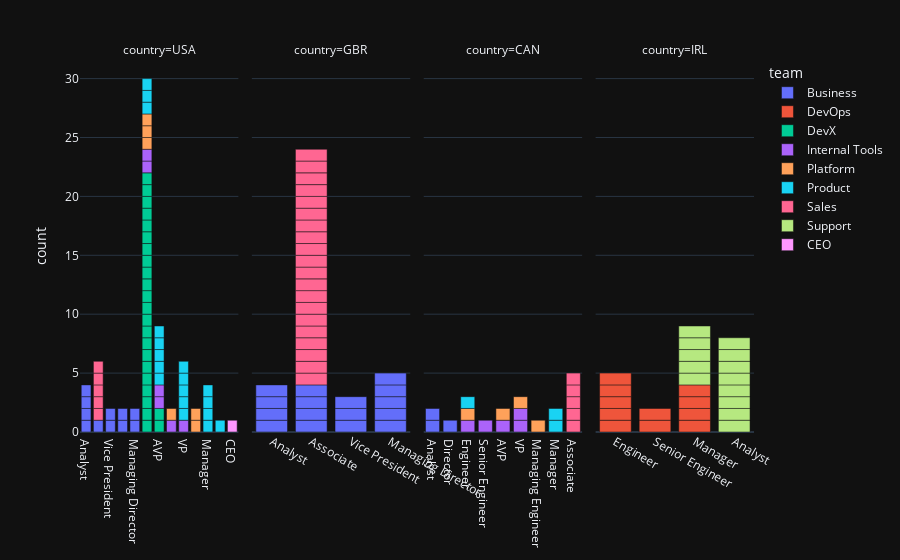

Notebook cell for this chart:
### Code cell
import plotly.express as px

fig = px.bar(
    expanded_df,
    x="title",
    color="team",
    hover_name="name",
    hover_data=["team", "tz", "city","manager","languages"],
    facet_col="country",
    template="plotly_dark",
)
fig.update_xaxes(matches=None, title_text=None)

### Figure 1 — Plotly figure (JSON) as saved in the notebook; plotly's stock layout.template omitted (floating-point values rounded to 4 significant figures)
{"data": [{"alignmentgroup": "True", "customdata": [["Business", "EST", "New York", "Gary Ramsey", ["Python"]], ["Business", "EST", "New York", "Roberto Johnson", ["Java", "Typescript", "Python"]], ["Business", "EST", "New York", "Christopher Long", ["Go"]], ["Business", "EST", "New York", "Christopher Long", ["JavaScript"]], ["Business", "EST", "New York", "Roberto Johnson", ["Java"]], ["Business", "EST", "New York", "Shawn Gutierrez Jr.", ["Typescript"]], ["Business", "EST", "New York", "Yolanda Holden", ["Typescript", "Python"]], ["Business", "EST", "New York", "Christopher Long", []], ["Business", "EST", "New York", "Shawn Gutierrez Jr.", []], ["Business", "EST", "New York", "Gary Ramsey", ["Java", "Typescript", "JavaScript", "Python"]], ["Business", "EST", "New York", "Gary Ramsey", []]], "hovertemplate": "<b>%{hovertext}</b><br><br>team=%{customdata[0]}<br>country=USA<br>title=%{x}<br>count=%{y}<br>tz=%{customdata[1]}<br>city=%{customdata[2]}<br>manager=%{customdata[3]}<br>languages=%{customdata[4]}<extra></extra>", "hovertext": ["Michael David", "Megan Mason", "Alexander Rivera", "Mr. Joshua Hess Jr.", "Wendy Taylor", "Jonathan Henderson", "Lori Jordan", "Jennifer Shelton", "Robert Holden", "Diana Watkins", "Shawn Gutierrez Jr."], "legendgroup": "Business", "marker": {"color": "#636efa", "pattern": {"shape": ""}}, "name": "Business", "offsetgroup": "Business", "orientation": "v", "showlegend": true, "textposition": "auto", "type": "bar", "x": ["Analyst", "Analyst", "Analyst", "Analyst", "Associate", "Vice President", "Vice President", "Director", "Director", "Managing Director", "Managing Director"], "xaxis": "x", "y": [1, 1, 1, 1, 1, 1, 1, 1, 1, 1, 1], "yaxis": "y"}, {"alignmentgroup": "True", "customdata": [["Business", "UTC", "London", "Gary Ramsey", ["Java", "Typescript", "JavaScript"]], ["Business", "UTC", "London", "Roberto Johnson", ["Java", "JavaScript"]], ["Business", "UTC", "London", "Shawn Gutierrez Jr.", ["Go", "JavaScript", "Python"]], ["Business", "UTC", "London", "Benjamin Shelton", ["JavaScript"]], ["Business", "UTC", "London", "Roberto Johnson", []], ["Business", "UTC", "London", "Diana Watkins", []], ["Business", "UTC", "London", "Christopher Long", []], ["Business", "UTC", "London", "Christopher Long", ["Go"]], ["Business", "UTC", "London", "Roberto Johnson", []], ["Business", "UTC", "London", "Roberto Johnson", ["Java", "Typescript"]], ["Business", "UTC", "London", "Yolanda Holden", ["Java", "JavaScript"]], ["Business", "UTC", "London", "Brittany Palmer", ["Java"]], ["Business", "UTC", "London", "Gary Ramsey", []], ["Business", "UTC", "London", "Gary Ramsey", ["Java", "Scala", "JavaScript", "Python"]], ["Business", "UTC", "London", "Gary Ramsey", ["Go", "Java", "JavaScript", "Python"]], ["Business", "UTC", "London", "Gary Ramsey", ["JavaScript", "Java", "Typescript", "Python"]]], "hovertemplate": "<b>%{hovertext}</b><br><br>team=%{customdata[0]}<br>country=GBR<br>title=%{x}<br>count=%{y}<br>tz=%{customdata[1]}<br>city=%{customdata[2]}<br>manager=%{customdata[3]}<br>languages=%{customdata[4]}<extra></extra>", "hovertext": ["Justin Thomas", "Heather Jones", "Andrea Johnson", "Stacy Underwood", "Rhonda Howell", "Amanda Thomas", "Kenneth Garrett", "David Richardson", "Antonio Liu", "Ashley Morgan", "April Woods", "Gary Ramsey", "Roberto Johnson", "Christopher Long", "Benjamin Shelton", "Yolanda Holden"], "legendgroup": "Business", "marker": {"color": "#636efa", "pattern": {"shape": ""}}, "name": "Business", "offsetgroup": "Business", "orientation": "v", "showlegend": false, "textposition": "auto", "type": "bar", "x": ["Analyst", "Analyst", "Analyst", "Analyst", "Associate", "Associate", "Associate", "Associate", "Vice President", "Vice President", "Vice President", "Managing Director", "Managing Director", "Managing Director", "Managing Director", "Managing Director"], "xaxis": "x2", "y": [1, 1, 1, 1, 1, 1, 1, 1, 1, 1, 1, 1, 1, 1, 1, 1], "yaxis": "y2"}, {"alignmentgroup": "True", "customdata": [["Business", "EST", "Toronto", "Gary Ramsey", []], ["Business", "EST", "Toronto", "Diana Watkins", ["Java", "Python"]], ["Business", "EST", "Toronto", "Diana Watkins", ["Java"]]], "hovertemplate": "<b>%{hovertext}</b><br><br>team=%{customdata[0]}<br>country=CAN<br>title=%{x}<br>count=%{y}<br>tz=%{customdata[1]}<br>city=%{customdata[2]}<br>manager=%{customdata[3]}<br>languages=%{customdata[4]}<extra></extra>", "hovertext": ["Dennis Smith", "Debra Perez", "Veronica Lucas"], "legendgroup": "Business", "marker": {"color": "#636efa", "pattern": {"shape": ""}}, "name": "Business", "offsetgroup": "Business", "orientation": "v", "showlegend": false, "textposition": "auto", "type": "bar", "x": ["Analyst", "Analyst", "Director"], "xaxis": "x3", "y": [1, 1, 1], "yaxis": "y3"}, {"alignmentgroup": "True", "customdata": [["DevOps", "UTC", "Dublin", "Brittany Palmer", ["Java", "JavaScript"]], ["DevOps", "UTC", "Dublin", "Jessica Jordan", ["Go", "JavaScript", "Python"]], ["DevOps", "UTC", "Dublin", "Jessica Jordan", ["Java", "Typescript"]], ["DevOps", "UTC", "Dublin", "Kimberly Payne", []], ["DevOps", "UTC", "Dublin", "Stephanie King", []], ["DevOps", "UTC", "Dublin", "Brittany Palmer", []], ["DevOps", "UTC", "Dublin", "Erika Bright", ["JavaScript", "Typescript"]], ["DevOps", "UTC", "Dublin", "Brittany Palmer", ["Go", "JavaScript"]], ["DevOps", "UTC", "Dublin", "Jessica Jordan", []], ["DevOps", "UTC", "Dublin", "Jessica Jordan", ["Erlang", "Scala", "Python"]], ["DevOps", "UTC", "Dublin", "Jessica Jordan", ["Python"]]], "hovertemplate": "<b>%{hovertext}</b><br><br>team=%{customdata[0]}<br>country=IRL<br>title=%{x}<br>count=%{y}<br>tz=%{customdata[1]}<br>city=%{customdata[2]}<br>manager=%{customdata[3]}<br>languages=%{customdata[4]}<extra></extra>", "hovertext": ["Cheryl Mann", "James Carroll", "Alyssa Green", "Karen Rivera", "Brandi Weeks", "Bridget Gonzales", "Diamond Foley", "Jessica Jordan", "Erika Bright", "Kimberly Payne", "Stephanie King"], "legendgroup": "DevOps", "marker": {"color": "#EF553B", "pattern": {"shape": ""}}, "name": "DevOps", "offsetgroup": "DevOps", "orientation": "v", "showlegend": true, "textposition": "auto", "type": "bar", "x": ["Engineer", "Engineer", "Engineer", "Engineer", "Engineer", "Senior Engineer", "Senior Engineer", "Manager", "Manager", "Manager", "Manager"], "xaxis": "x4", "y": [1, 1, 1, 1, 1, 1, 1, 1, 1, 1, 1], "yaxis": "y4"}, {"alignmentgroup": "True", "customdata": [["DevX", "EST", "Fort Lauderdale", "Brittany Palmer", ["Java", "JavaScript"]], ["DevX", "EST", "Fort Lauderdale", "Jonathan Watson", []], ["DevX", "EST", "Fort Lauderdale", "Jonathan Watson", ["JavaScript", "Python"]], ["DevX", "EST", "Fort Lauderdale", "Jonathan Watson", ["Go", "Java"]], ["DevX", "EST", "Fort Lauderdale", "Jonathan Watson", ["Go", "JavaScript", "Python", "Java", "Typescript"]], ["DevX", "EST", "Fort Lauderdale", "Jonathan Watson", ["JavaScript"]], ["DevX", "EST", "Fort Lauderdale", "Jonathan Watson", ["Go", "JavaScript", "Python"]], ["DevX", "EST", "Fort Lauderdale", "Jonathan Watson", ["Java", "JavaScript"]], ["DevX", "EST", "Fort Lauderdale", "Jonathan Watson", []], ["DevX", "EST", "Fort Lauderdale", "Jonathan Watson", []], ["DevX", "EST", "Fort Lauderdale", "Jonathan Watson", ["Python"]], ["DevX", "EST", "Fort Lauderdale", "Randall Tran", []], ["DevX", "EST", "Fort Lauderdale", "Randall Tran", []], ["DevX", "EST", "Fort Lauderdale", "Randall Tran", []], ["DevX", "EST", "Fort Lauderdale", "Randall Tran", ["Python"]], ["DevX", "EST", "Fort Lauderdale", "Cindy Jacobs", ["Go", "Java", "JavaScript", "Python"]], ["DevX", "EST", "Fort Lauderdale", "Cindy Jacobs", ["Go", "Typescript"]], ["DevX", "EST", "Fort Lauderdale", "Cindy Jacobs", ["Go", "Typescript"]], ["DevX", "EST", "Fort Lauderdale", "Cindy Jacobs", ["Typescript", "Python"]], ["DevX", "EST", "Fort Lauderdale", "Cindy Jacobs", ["JavaScript"]], ["DevX", "EST", "Fort Lauderdale", "Cindy Jacobs", ["JavaScript", "Java", "Typescript"]], ["DevX", "EST", "Fort Lauderdale", "Cindy Jacobs", ["JavaScript", "Python"]], ["DevX", "EST", "Fort Lauderdale", "Brittany Palmer", ["Java", "Scala", "JavaScript", "Python"]], ["DevX", "EST", "Fort Lauderdale", "Randall Tran", ["Java", "Scala", "JavaScript"]]], "hovertemplate": "<b>%{hovertext}</b><br><br>team=%{customdata[0]}<br>country=USA<br>title=%{x}<br>count=%{y}<br>tz=%{customdata[1]}<br>city=%{customdata[2]}<br>manager=%{customdata[3]}<br>languages=%{customdata[4]}<extra></extra>", "hovertext": ["Jonathan Watson", "Ebony Bass", "Joshua Thomas", "Brandi Hutchinson", "Jason Dalton", "Curtis Hernandez", "Joyce Smith", "Grant Vega", "Jennifer Bennett", "Phillip Perry", "Mr. Brandon Ross", "Kimberly Smith", "Erin Ramirez", "Rita Brown", "Jaime Jones", "Diamond Bruce", "Christina Johnson", "Zoe Anderson", "Lisa Adams", "Kimberly Rivas", "Rebecca Campbell", "Timothy West", "Randall Tran", "Cindy Jacobs"], "legendgroup": "DevX", "marker": {"color": "#00cc96", "pattern": {"shape": ""}}, "name": "DevX", "offsetgroup": "DevX", "orientation": "v", "showlegend": true, "textposition": "auto", "type": "bar", "x": ["Engineer", "Engineer", "Engineer", "Engineer", "Engineer", "Engineer", "Engineer", "Engineer", "Engineer", "Engineer", "Engineer", "Engineer", "Engineer", "Engineer", "Engineer", "Engineer", "Engineer", "Engineer", "Engineer", "Engineer", "Engineer", "Engineer", "AVP", "AVP"], "xaxis": "x", "y": [1, 1, 1, 1, 1, 1, 1, 1, 1, 1, 1, 1, 1, 1, 1, 1, 1, 1, 1, 1, 1, 1, 1, 1], "yaxis": "y"}, {"alignmentgroup": "True", "customdata": [["Internal Tools", "PST", "Seattle", "Victor Villegas", ["Typescript"]], ["Internal Tools", "PST", "Seattle", "Victor Villegas", []], ["Internal Tools", "PST", "Seattle", "Victor Villegas", ["Scala", "Typescript", "Python"]], ["Internal Tools", "PST", "Seattle", "Victor Villegas", ["Scala", "JavaScript"]], ["Internal Tools", "PST", "Seattle", "Victor Villegas", ["JavaScript"]], ["Internal Tools", "PST", "Seattle", "Brittany Palmer", ["Scala", "Typescript", "Python"]]], "hovertemplate": "<b>%{hovertext}</b><br><br>team=%{customdata[0]}<br>country=USA<br>title=%{x}<br>count=%{y}<br>tz=%{customdata[1]}<br>city=%{customdata[2]}<br>manager=%{customdata[3]}<br>languages=%{customdata[4]}<extra></extra>", "hovertext": ["Amy Richards", "Christine Bernard", "Mr. Brian Jordan", "Corey Cobb", "Abigail Nielsen", "Shannon Fleming"], "legendgroup": "Internal Tools", "marker": {"color": "#ab63fa", "pattern": {"shape": ""}}, "name": "Internal Tools", "offsetgroup": "Internal Tools", "orientation": "v", "showlegend": true, "textposition": "auto", "type": "bar", "x": ["Engineer", "Engineer", "Senior Engineer", "AVP", "AVP", "VP"], "xaxis": "x", "y": [1, 1, 1, 1, 1, 1], "yaxis": "y"}, {"alignmentgroup": "True", "customdata": [["Internal Tools", "EST", "Toronto", "Victor Villegas", []], ["Internal Tools", "EST", "Toronto", "Victor Villegas", ["Typescript", "Python"]], ["Internal Tools", "EST", "Toronto", "Victor Villegas", ["JavaScript", "Java", "Typescript"]], ["Internal Tools", "EST", "Toronto", "Shannon Fleming", ["Go"]], ["Internal Tools", "EST", "Toronto", "Shannon Fleming", ["Scala", "Java", "Typescript", "JavaScript"]]], "hovertemplate": "<b>%{hovertext}</b><br><br>team=%{customdata[0]}<br>country=CAN<br>title=%{x}<br>count=%{y}<br>tz=%{customdata[1]}<br>city=%{customdata[2]}<br>manager=%{customdata[3]}<br>languages=%{customdata[4]}<extra></extra>", "hovertext": ["Kimberly Burke", "Mary Collier", "Scott Vasquez", "Victor Villegas", "Christopher Ramirez"], "legendgroup": "Internal Tools", "marker": {"color": "#ab63fa", "pattern": {"shape": ""}}, "name": "Internal Tools", "offsetgroup": "Internal Tools", "orientation": "v", "showlegend": false, "textposition": "auto", "type": "bar", "x": ["Engineer", "Senior Engineer", "AVP", "VP", "VP"], "xaxis": "x3", "y": [1, 1, 1, 1, 1], "yaxis": "y3"}, {"alignmentgroup": "True", "customdata": [["Platform", "PST", "Seattle", "Brittany Palmer", []], ["Platform", "PST", "Seattle", "Patricia Garcia", ["Typescript", "JavaScript", "Python"]], ["Platform", "PST", "Seattle", "Patricia Garcia", ["JavaScript", "Python"]], ["Platform", "PST", "Seattle", "Patricia Garcia", ["Java", "JavaScript"]], ["Platform", "PST", "Seattle", "Patricia Garcia", ["JavaScript", "Typescript", "Python"]], ["Platform", "PST", "Seattle", "Patricia Garcia", ["JavaScript", "Java", "Typescript"]]], "hovertemplate": "<b>%{hovertext}</b><br><br>team=%{customdata[0]}<br>country=USA<br>title=%{x}<br>count=%{y}<br>tz=%{customdata[1]}<br>city=%{customdata[2]}<br>manager=%{customdata[3]}<br>languages=%{customdata[4]}<extra></extra>", "hovertext": ["Cameron Collins", "Stephanie Hart", "Christopher Thornton", "Elizabeth Hamilton", "Kristin Moore", "Douglas Sellers"], "legendgroup": "Platform", "marker": {"color": "#FFA15A", "pattern": {"shape": ""}}, "name": "Platform", "offsetgroup": "Platform", "orientation": "v", "showlegend": true, "textposition": "auto", "type": "bar", "x": ["Engineer", "Engineer", "Engineer", "Senior Engineer", "Managing Engineer", "Managing Engineer"], "xaxis": "x", "y": [1, 1, 1, 1, 1, 1], "yaxis": "y"}, {"alignmentgroup": "True", "customdata": [["Platform", "EST", "Toronto", "Patricia Garcia", []], ["Platform", "EST", "Toronto", "Patricia Garcia", []], ["Platform", "EST", "Toronto", "Patricia Garcia", ["Go", "Java", "Python"]], ["Platform", "EST", "Toronto", "Brittany Palmer", ["Java", "Scala"]]], "hovertemplate": "<b>%{hovertext}</b><br><br>team=%{customdata[0]}<br>country=CAN<br>title=%{x}<br>count=%{y}<br>tz=%{customdata[1]}<br>city=%{customdata[2]}<br>manager=%{customdata[3]}<br>languages=%{customdata[4]}<extra></extra>", "hovertext": ["Maria Mora", "Jeffrey Brown", "Kelly Bass", "Patricia Garcia"], "legendgroup": "Platform", "marker": {"color": "#FFA15A", "pattern": {"shape": ""}}, "name": "Platform", "offsetgroup": "Platform", "orientation": "v", "showlegend": false, "textposition": "auto", "type": "bar", "x": ["Engineer", "Managing Engineer", "AVP", "VP"], "xaxis": "x3", "y": [1, 1, 1, 1], "yaxis": "y3"}, {"alignmentgroup": "True", "customdata": [["Product", "PST", "Seattle", "Theresa Campbell", ["Java"]], ["Product", "PST", "Seattle", "Tina Weeks", ["Typescript"]], ["Product", "PST", "Seattle", "Michelle Nunez", ["Java", "Scala", "JavaScript", "Python"]], ["Product", "EST", "New York", "Brittany Palmer", []], ["Product", "EST", "New York", "Laura Hunter", []], ["Product", "PST", "Seattle", "Laura Hunter", ["JavaScript", "Python"]], ["Product", "PST", "Seattle", "Rodney Adams", ["Java", "Typescript", "Python"]], ["Product", "EST", "New York", "Brittany Palmer", ["Go", "Java"]], ["Product", "PST", "Seattle", "Brittany Palmer", ["JavaScript", "Java", "Typescript", "Python"]], ["Product", "PST", "Seattle", "Bridget Watkins", []], ["Product", "EST", "New York", "Bridget Watkins", []], ["Product", "EST", "New York", "Bridget Watkins", ["Python"]], ["Product", "EST", "New York", "Bridget Watkins", ["Python"]], ["Product", "PST", "Seattle", "Brittany Palmer", []], ["Product", "PST", "Seattle", "Tim Joyce", []], ["Product", "PST", "Seattle", "Tim Joyce", []], ["Product", "PST", "Seattle", "Tim Joyce", ["Typescript"]], ["Product", "EST", "New York", "Tim Joyce", []]], "hovertemplate": "<b>%{hovertext}</b><br><br>team=%{customdata[0]}<br>country=USA<br>title=%{x}<br>count=%{y}<br>tz=%{customdata[1]}<br>city=%{customdata[2]}<br>manager=%{customdata[3]}<br>languages=%{customdata[4]}<extra></extra>", "hovertext": ["Ryan Obrien", "Kelsey Knapp", "Darryl Chang", "Lisa Davis", "Justin Melton", "Jasmine Cross", "Victoria Jacobs", "Emily Hall", "Bridget Watkins", "Laura Hunter", "Theresa Campbell", "Donald Smith", "Rodney Adams", "Tim Joyce", "Tina Weeks", "Evelyn Martin", "Steven Miller", "Michelle Nunez"], "legendgroup": "Product", "marker": {"color": "#19d3f3", "pattern": {"shape": ""}}, "name": "Product", "offsetgroup": "Product", "orientation": "v", "showlegend": true, "textposition": "auto", "type": "bar", "x": ["Engineer", "Engineer", "Engineer", "Manager", "Manager", "Manager", "Manager", "Product Owner", "AVP", "AVP", "AVP", "AVP", "AVP", "VP", "VP", "VP", "VP", "VP"], "xaxis": "x", "y": [1, 1, 1, 1, 1, 1, 1, 1, 1, 1, 1, 1, 1, 1, 1, 1, 1, 1], "yaxis": "y"}, {"alignmentgroup": "True", "customdata": [["Product", "EST", "Toronto", "Rodney Adams", ["Java", "Typescript", "JavaScript"]], ["Product", "EST", "Toronto", "Emily Hall", ["JavaScript"]], ["Product", "EST", "Toronto", "Theresa Campbell", []]], "hovertemplate": "<b>%{hovertext}</b><br><br>team=%{customdata[0]}<br>country=CAN<br>title=%{x}<br>count=%{y}<br>tz=%{customdata[1]}<br>city=%{customdata[2]}<br>manager=%{customdata[3]}<br>languages=%{customdata[4]}<extra></extra>", "hovertext": ["Leonard Miller", "Jodi Kelly", "Ashley Nelson"], "legendgroup": "Product", "marker": {"color": "#19d3f3", "pattern": {"shape": ""}}, "name": "Product", "offsetgroup": "Product", "orientation": "v", "showlegend": false, "textposition": "auto", "type": "bar", "x": ["Engineer", "Manager", "Manager"], "xaxis": "x3", "y": [1, 1, 1], "yaxis": "y3"}, {"alignmentgroup": "True", "customdata": [["Sales", "EST", "New York", "Jeffrey Green", ["JavaScript", "Typescript", "Python"]], ["Sales", "EST", "New York", "Jeffrey Green", ["Erlang", "Java", "Scala"]], ["Sales", "EST", "New York", "Jeffrey Green", ["Typescript", "JavaScript", "Python"]], ["Sales", "EST", "New York", "Jeffrey Green", ["Go", "JavaScript"]], ["Sales", "EST", "New York", "Jeffrey Green", []]], "hovertemplate": "<b>%{hovertext}</b><br><br>team=%{customdata[0]}<br>country=USA<br>title=%{x}<br>count=%{y}<br>tz=%{customdata[1]}<br>city=%{customdata[2]}<br>manager=%{customdata[3]}<br>languages=%{customdata[4]}<extra></extra>", "hovertext": ["Deanna Glass", "Laurie Lee", "Scott Krueger", "Melinda Jones", "Nicholas Murray"], "legendgroup": "Sales", "marker": {"color": "#FF6692", "pattern": {"shape": ""}}, "name": "Sales", "offsetgroup": "Sales", "orientation": "v", "showlegend": true, "textposition": "auto", "type": "bar", "x": ["Associate", "Associate", "Associate", "Associate", "Associate"], "xaxis": "x", "y": [1, 1, 1, 1, 1], "yaxis": "y"}, {"alignmentgroup": "True", "customdata": [["Sales", "UTC", "London", "Brittany Palmer", []], ["Sales", "UTC", "London", "Jeffrey Green", ["JavaScript", "Python"]], ["Sales", "UTC", "London", "Jeffrey Green", ["JavaScript", "Java", "Typescript"]], ["Sales", "UTC", "London", "Jeffrey Green", ["Python"]], ["Sales", "UTC", "London", "Jeffrey Green", ["Java", "JavaScript"]], ["Sales", "UTC", "London", "Jeffrey Green", ["JavaScript", "Scala", "Typescript", "Python"]], ["Sales", "UTC", "London", "Jeffrey Green", ["Go"]], ["Sales", "UTC", "London", "Jeffrey Green", ["Scala"]], ["Sales", "UTC", "London", "Jeffrey Green", []], ["Sales", "UTC", "London", "Jeffrey Green", ["JavaScript"]], ["Sales", "UTC", "London", "Jeffrey Green", []], ["Sales", "UTC", "London", "Jeffrey Green", ["Go", "Java", "Typescript", "Python"]], ["Sales", "UTC", "London", "Jeffrey Green", ["Java", "Typescript"]], ["Sales", "UTC", "London", "Jeffrey Green", ["Typescript"]], ["Sales", "UTC", "London", "Jeffrey Green", ["JavaScript"]], ["Sales", "UTC", "London", "Jeffrey Green", ["Scala", "Java", "Typescript", "JavaScript"]], ["Sales", "UTC", "London", "Jeffrey Green", ["JavaScript"]], ["Sales", "UTC", "London", "Jeffrey Green", []], ["Sales", "UTC", "London", "Jeffrey Green", ["Go", "Java", "Python"]], ["Sales", "UTC", "London", "Jeffrey Green", ["JavaScript", "Java", "Typescript", "Python"]]], "hovertemplate": "<b>%{hovertext}</b><br><br>team=%{customdata[0]}<br>country=GBR<br>title=%{x}<br>count=%{y}<br>tz=%{customdata[1]}<br>city=%{customdata[2]}<br>manager=%{customdata[3]}<br>languages=%{customdata[4]}<extra></extra>", "hovertext": ["Jeffrey Green", "Keith Gillespie", "Norma Harding", "Joshua Cline", "Kelly Martin", "Carrie Paul", "Breanna Casey", "Robert Martin", "Megan Bennett", "Sylvia Patel", "Terri Thomas", "Susan Petersen", "Carolyn Mclaughlin", "Alyssa Smith", "Ronald Clark", "Bryan Fowler", "Maria Molina", "Julia Sanders", "Annette Anderson", "Leslie Leonard"], "legendgroup": "Sales", "marker": {"color": "#FF6692", "pattern": {"shape": ""}}, "name": "Sales", "offsetgroup": "Sales", "orientation": "v", "showlegend": false, "textposition": "auto", "type": "bar", "x": ["Associate", "Associate", "Associate", "Associate", "Associate", "Associate", "Associate", "Associate", "Associate", "Associate", "Associate", "Associate", "Associate", "Associate", "Associate", "Associate", "Associate", "Associate", "Associate", "Associate"], "xaxis": "x2", "y": [1, 1, 1, 1, 1, 1, 1, 1, 1, 1, 1, 1, 1, 1, 1, 1, 1, 1, 1, 1], "yaxis": "y2"}, {"alignmentgroup": "True", "customdata": [["Sales", "EST", "Toronto", "Jeffrey Green", ["Typescript"]], ["Sales", "EST", "Toronto", "Jeffrey Green", []], ["Sales", "EST", "Toronto", "Jeffrey Green", ["Java", "Scala"]], ["Sales", "EST", "Toronto", "Jeffrey Green", []], ["Sales", "EST", "Toronto", "Jeffrey Green", []]], "hovertemplate": "<b>%{hovertext}</b><br><br>team=%{customdata[0]}<br>country=CAN<br>title=%{x}<br>count=%{y}<br>tz=%{customdata[1]}<br>city=%{customdata[2]}<br>manager=%{customdata[3]}<br>languages=%{customdata[4]}<extra></extra>", "hovertext": ["Kimberly Meza", "Larry Petersen", "Lori Vargas", "Dana Osborne", "Judy Morris"], "legendgroup": "Sales", "marker": {"color": "#FF6692", "pattern": {"shape": ""}}, "name": "Sales", "offsetgroup": "Sales", "orientation": "v", "showlegend": false, "textposition": "auto", "type": "bar", "x": ["Associate", "Associate", "Associate", "Associate", "Associate"], "xaxis": "x3", "y": [1, 1, 1, 1, 1], "yaxis": "y3"}, {"alignmentgroup": "True", "customdata": [["Support", "UTC", "Dublin", "Brittany Palmer", ["JavaScript", "Scala", "Typescript"]], ["Support", "UTC", "Dublin", "Elizabeth Zavala", ["Java", "JavaScript", "Python"]], ["Support", "UTC", "Dublin", "Elizabeth Zavala", []], ["Support", "UTC", "Dublin", "Lori Stanton", []], ["Support", "UTC", "Dublin", "Lori Stanton", ["Java", "Python"]], ["Support", "UTC", "Dublin", "Jason Thompson", ["Python"]], ["Support", "UTC", "Dublin", "Jason Thompson", ["Typescript", "JavaScript", "Python"]], ["Support", "UTC", "Dublin", "Jennifer Wilson", ["Go"]], ["Support", "UTC", "Dublin", "Brittany Palmer", ["Typescript", "JavaScript"]], ["Support", "UTC", "Dublin", "Karen Morrison", ["JavaScript"]], ["Support", "UTC", "Dublin", "Karen Morrison", ["JavaScript"]], ["Support", "UTC", "Dublin", "Karen Morrison", ["JavaScript", "Python"]], ["Support", "UTC", "Dublin", "Karen Morrison", ["Go", "Java", "JavaScript"]]], "hovertemplate": "<b>%{hovertext}</b><br><br>team=%{customdata[0]}<br>country=IRL<br>title=%{x}<br>count=%{y}<br>tz=%{customdata[1]}<br>city=%{customdata[2]}<br>manager=%{customdata[3]}<br>languages=%{customdata[4]}<extra></extra>", "hovertext": ["Linda Grant", "Melissa Knox", "Alicia Johnson", "Mark Rivera", "Alexander Anderson", "Dr. Christopher Jones MD", "Sonia Hampton", "Elizabeth Obrien", "Karen Morrison", "Elizabeth Zavala", "Lori Stanton", "Jason Thompson", "Jennifer Wilson"], "legendgroup": "Support", "marker": {"color": "#B6E880", "pattern": {"shape": ""}}, "name": "Support", "offsetgroup": "Support", "orientation": "v", "showlegend": true, "textposition": "auto", "type": "bar", "x": ["Analyst", "Analyst", "Analyst", "Analyst", "Analyst", "Analyst", "Analyst", "Analyst", "Manager", "Manager", "Manager", "Manager", "Manager"], "xaxis": "x4", "y": [1, 1, 1, 1, 1, 1, 1, 1, 1, 1, 1, 1, 1], "yaxis": "y4"}, {"alignmentgroup": "True", "customdata": [["CEO", "PST", "Seattle", "Brittany Palmer", ["JavaScript"]]], "hovertemplate": "<b>%{hovertext}</b><br><br>team=%{customdata[0]}<br>country=USA<br>title=%{x}<br>count=%{y}<br>tz=%{customdata[1]}<br>city=%{customdata[2]}<br>manager=%{customdata[3]}<br>languages=%{customdata[4]}<extra></extra>", "hovertext": ["Brittany Palmer"], "legendgroup": "CEO", "marker": {"color": "#FF97FF", "pattern": {"shape": ""}}, "name": "CEO", "offsetgroup": "CEO", "orientation": "v", "showlegend": true, "textposition": "auto", "type": "bar", "x": ["CEO"], "xaxis": "x", "y": [1], "yaxis": "y"}], "layout": {"annotations": [{"font": {}, "showarrow": false, "text": "country=USA", "x": 0.1175, "xanchor": "center", "xref": "paper", "y": 1, "yanchor": "bottom", "yref": "paper"}, {"font": {}, "showarrow": false, "text": "country=GBR", "x": 0.3725, "xanchor": "center", "xref": "paper", "y": 1, "yanchor": "bottom", "yref": "paper"}, {"font": {}, "showarrow": false, "text": "country=CAN", "x": 0.6275, "xanchor": "center", "xref": "paper", "y": 1, "yanchor": "bottom", "yref": "paper"}, {"font": {}, "showarrow": false, "text": "country=IRL", "x": 0.8825, "xanchor": "center", "xref": "paper", "y": 1, "yanchor": "bottom", "yref": "paper"}], "barmode": "relative", "legend": {"title": {"text": "team"}, "tracegroupgap": 0}, "margin": {"t": 60}, "xaxis": {"anchor": "y", "domain": [0, 0.235], "title": {}}, "xaxis2": {"anchor": "y2", "domain": [0.255, 0.49], "title": {}}, "xaxis3": {"anchor": "y3", "domain": [0.51, 0.745], "title": {}}, "xaxis4": {"anchor": "y4", "domain": [0.765, 1.0], "title": {}}, "yaxis": {"anchor": "x", "domain": [0, 1], "title": {"text": "count"}}, "yaxis2": {"anchor": "x2", "domain": [0, 1], "matches": "y", "showticklabels": false}, "yaxis3": {"anchor": "x3", "domain": [0, 1], "matches": "y", "showticklabels": false}, "yaxis4": {"anchor": "x4", "domain": [0, 1], "matches": "y", "showticklabels": false}}}
